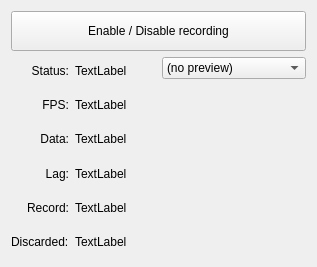
<?xml version="1.0" encoding="UTF-8"?>
<ui version="4.0">
 <class>PluginLadybug</class>
 <widget class="QWidget" name="PluginLadybug">
  <property name="geometry">
   <rect>
    <x>0</x>
    <y>0</y>
    <width>317</width>
    <height>267</height>
   </rect>
  </property>
  <property name="windowTitle">
   <string>Ladybug</string>
  </property>
  <layout class="QGridLayout" name="gridLayout_2">
   <item row="0" column="0" colspan="2">
    <widget class="QPushButton" name="btnEnableRecording">
     <property name="minimumSize">
      <size>
       <width>0</width>
       <height>40</height>
      </size>
     </property>
     <property name="text">
      <string>Enable / Disable recording</string>
     </property>
     <property name="checkable">
      <bool>true</bool>
     </property>
    </widget>
   </item>
   <item row="1" column="0">
    <layout class="QGridLayout" name="gridLayout">
     <item row="0" column="0">
      <widget class="QLabel" name="label">
       <property name="text">
        <string>Status:</string>
       </property>
       <property name="alignment">
        <set>Qt::AlignRight|Qt::AlignTrailing|Qt::AlignVCenter</set>
       </property>
      </widget>
     </item>
     <item row="0" column="1">
      <widget class="QLabel" name="lblStatus">
       <property name="sizePolicy">
        <sizepolicy hsizetype="Expanding" vsizetype="Preferred">
         <horstretch>0</horstretch>
         <verstretch>0</verstretch>
        </sizepolicy>
       </property>
       <property name="text">
        <string>TextLabel</string>
       </property>
      </widget>
     </item>
     <item row="1" column="0">
      <widget class="QLabel" name="label_2">
       <property name="text">
        <string>FPS:</string>
       </property>
       <property name="alignment">
        <set>Qt::AlignRight|Qt::AlignTrailing|Qt::AlignVCenter</set>
       </property>
      </widget>
     </item>
     <item row="1" column="1">
      <widget class="QLabel" name="lblFps">
       <property name="sizePolicy">
        <sizepolicy hsizetype="Expanding" vsizetype="Preferred">
         <horstretch>0</horstretch>
         <verstretch>0</verstretch>
        </sizepolicy>
       </property>
       <property name="text">
        <string>TextLabel</string>
       </property>
      </widget>
     </item>
     <item row="2" column="0">
      <widget class="QLabel" name="label_4">
       <property name="text">
        <string>Data:</string>
       </property>
       <property name="alignment">
        <set>Qt::AlignRight|Qt::AlignTrailing|Qt::AlignVCenter</set>
       </property>
      </widget>
     </item>
     <item row="2" column="1">
      <widget class="QLabel" name="lblData">
       <property name="sizePolicy">
        <sizepolicy hsizetype="Expanding" vsizetype="Preferred">
         <horstretch>0</horstretch>
         <verstretch>0</verstretch>
        </sizepolicy>
       </property>
       <property name="text">
        <string>TextLabel</string>
       </property>
      </widget>
     </item>
     <item row="3" column="0">
      <widget class="QLabel" name="label_5">
       <property name="text">
        <string>Lag:</string>
       </property>
       <property name="alignment">
        <set>Qt::AlignRight|Qt::AlignTrailing|Qt::AlignVCenter</set>
       </property>
      </widget>
     </item>
     <item row="3" column="1">
      <widget class="QLabel" name="lblLag">
       <property name="text">
        <string>TextLabel</string>
       </property>
      </widget>
     </item>
     <item row="4" column="0">
      <widget class="QLabel" name="label_3">
       <property name="text">
        <string>Record:</string>
       </property>
       <property name="alignment">
        <set>Qt::AlignRight|Qt::AlignTrailing|Qt::AlignVCenter</set>
       </property>
      </widget>
     </item>
     <item row="4" column="1">
      <widget class="QLabel" name="lblRecord">
       <property name="sizePolicy">
        <sizepolicy hsizetype="Expanding" vsizetype="Preferred">
         <horstretch>0</horstretch>
         <verstretch>0</verstretch>
        </sizepolicy>
       </property>
       <property name="text">
        <string>TextLabel</string>
       </property>
      </widget>
     </item>
     <item row="5" column="0">
      <widget class="QLabel" name="label_6">
       <property name="text">
        <string>Discarded:</string>
       </property>
      </widget>
     </item>
     <item row="5" column="1">
      <widget class="QLabel" name="lblDiscarded">
       <property name="text">
        <string>TextLabel</string>
       </property>
      </widget>
     </item>
    </layout>
   </item>
   <item row="1" column="1">
    <layout class="QVBoxLayout" name="verticalLayout">
     <item>
      <widget class="QComboBox" name="cboCamera">
       <item>
        <property name="text">
         <string>(no preview)</string>
        </property>
       </item>
       <item>
        <property name="text">
         <string>Cam 0</string>
        </property>
       </item>
       <item>
        <property name="text">
         <string>Cam 1</string>
        </property>
       </item>
       <item>
        <property name="text">
         <string>Cam 2</string>
        </property>
       </item>
       <item>
        <property name="text">
         <string>Cam 3</string>
        </property>
       </item>
       <item>
        <property name="text">
         <string>Cam 4</string>
        </property>
       </item>
       <item>
        <property name="text">
         <string>Cam 5</string>
        </property>
       </item>
      </widget>
     </item>
     <item>
      <widget class="LadybugPreview" name="widgetPreview" native="true">
       <property name="sizePolicy">
        <sizepolicy hsizetype="Expanding" vsizetype="Expanding">
         <horstretch>0</horstretch>
         <verstretch>0</verstretch>
        </sizepolicy>
       </property>
      </widget>
     </item>
    </layout>
   </item>
  </layout>
 </widget>
 <customwidgets>
  <customwidget>
   <class>LadybugPreview</class>
   <extends>QWidget</extends>
   <header>LadybugPreview.h</header>
   <container>1</container>
  </customwidget>
 </customwidgets>
 <tabstops>
  <tabstop>btnEnableRecording</tabstop>
  <tabstop>cboCamera</tabstop>
 </tabstops>
 <resources/>
 <connections/>
</ui>
